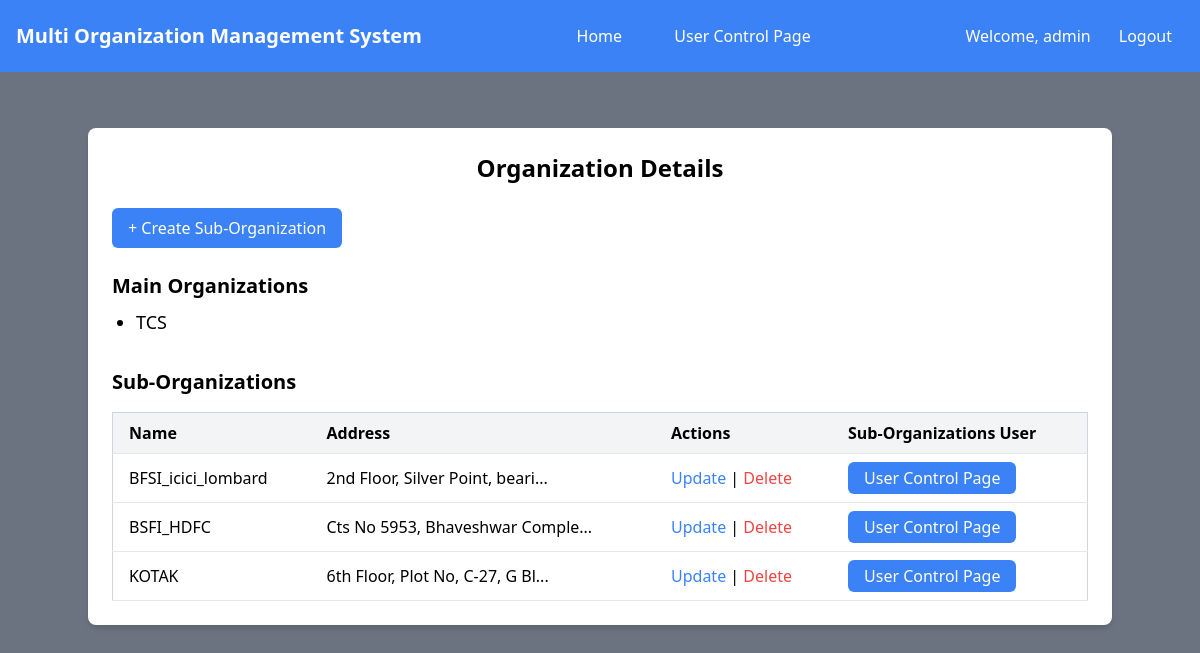
The page / (signed in) on the database its author committed.
### org/models.py (models this page shows, shortened)
class CustomUser(AbstractUser):
    organization = models.ForeignKey(
        Organization,
        on_delete=models.CASCADE,
        null=True,
        blank=True,
        related_name="members"  # Unique related name for organization members
    )
    role = models.ForeignKey(
        'Role',  # Reference to the Role model
        on_delete=models.SET_NULL,  # Keep the user if the role is deleted
        null=True,
        blank=True,
        related_name="users"  # Unique related name for users associated with a role
    )

class Organization(models.Model):
    name = models.CharField(max_length=255)
    address = models.TextField(blank=True, null=True)
    is_main = models.BooleanField(default=False)  # Identifies the main organization
    created_by = models.ForeignKey(
        'CustomUser',
        on_delete=models.CASCADE,
        related_name='organizations',
        null=True,
        blank=True,
        help_text="The superuser who created this organization"
    )
    parent = models.ForeignKey(
        'self',
        on_delete=models.CASCADE,
        null=True,
        blank=True,
        related_name='sub_organizations',
        help_text="The main organization this sub-organization belongs to"
    )

### org/views.py (the view)
# urls.py: path('', views.organization_list, name='organization_list'),  # org list for specific user
def organization_list(request):
        organizations = Organization.objects.filter(created_by=request.user)
        main_organizations = organizations.filter(is_main=True)
        sub_organizations = organizations.filter(is_main=False)
        return render(request, 'org_list.html', {
            'main_organizations': main_organizations,
            'sub_organizations': sub_organizations,
        })

### templates/org_list.html (shortened to what this page needs)
{% extends 'base.html' %}
{% block content %}
    <div class="bg-white p-6 shadow-md rounded-lg max-w-5xl mx-auto mt-8">
        <h1 class="text-2xl font-bold text-center mb-6">Organization Details</h1>
            <div  class="flex justify-start mb-6">
                <a href="{% url 'create_sub_organization' %}" class="bg-blue-500 hover:bg-blue-600 text-white py-2 px-4 rounded-md">
                    + Create Sub-Organization
                </a>
            </div>
        {% if main_organizations %}
            <div class="mb-6">
                <h2 class="text-xl font-semibold mb-2">Main Organizations</h2>
                <ul class="list-disc ml-6">
                    {% for org in main_organizations %}
                        <li class="text-lg">{{ org.name }}</li>
                    {% endfor %}
                </ul>
            </div>
        {% else %}
            <p>No main organizations found.</p>
        {% endif %}
        {% if sub_organizations %}
            <div class="mt-8">
                <h2 class="text-xl font-semibold mb-2">Sub-Organizations</h2>
                <table class="min-w-full bg-white border border-gray-300 mt-4">
                    <thead>
                        <tr class="bg-gray-100">
                            <th class="py-2 px-4 border-b text-left">Name</th>
                            <th class="py-2 px-4 border-b text-left">Address</th>
                            <th class="py-2 px-4 border-b text-left">Actions</th>
                            <th class="py-2 px-4 border-b text-left">Sub-Organizations User  </th>
                        </tr>
                    </thead>
                    <tbody>
                        {% for sub_org in sub_organizations %}
                            <tr class="hover:bg-gray-50">
                                <td class="py-2 px-4 border-b">{{ sub_org.name }}</td>
                                <td class="py-2 px-4 border-b">
                                    {% if sub_org.address %}
                                        {{ sub_org.address|slice:":30" }}{% if sub_org.address|length > 30 %}...{% endif %}
                                    {% else %}
                                        N/A
                                    {% endif %}
                                </td>
                                <td class="py-2 px-4 border-b">
                                    <a href="{% url 'update_sub_organization' sub_org.id  %}" class="text-blue-500 hover:text-blue-700">Update</a> |
                                    <a href="{% url 'delete_sub_org' sub_org.id  %}" class="text-red-500 hover:text-red-700"
                                       onclick="return confirmDeletion();">
                                       Delete
                                    </a>
                                </td>
                                <td class="py-2 px-4 border-b">
                                    <a href="{% url 'user_list' %}" class="bg-blue-500 hover:bg-blue-700 text-white py-1 px-4 rounded-md inline-block">
                                        User Control Page
                                    </a>
                                </td>
                            </tr>
                        {% endfor %}
                    </tbody>
                </table>
            </div>
        {% else %}
            <p>No sub-organizations found.</p>
        {% endif %}
    </div>
{% endblock %}

### templates/base.html (shortened to what this page needs)
<!DOCTYPE html>
<html lang="en">
<head>
    <script src="https://cdn.tailwindcss.com"></script>
</head>
<body class="bg-gray-500">
    <header class="bg-blue-500 text-white p-4">
        <div class="max-w-screen-xl mx-auto flex justify-between items-center">
            <div class="text-xl font-semibold text-white">
                <a href="{%  url 'user_list' %}">
                <span>Multi Organization Management System</span></a>
            </div>
            <div class="flex-1 text-center">
                <nav class="space-x-6">
                    <a href="/" class="hover:bg-blue-600 px-3 py-2 rounded-md">Home</a>
                    <a href="{% url 'user_list' %}" class="hover:bg-blue-600 px-3 py-2 rounded-md">User Control Page</a>
                </nav>
            </div>
            <div class="flex items-center space-x-4">
                {% if user.is_authenticated %}
                    <span class="text-white">Welcome, {{ user.username }}</span>
                    <a href="{% url 'logout' %}" class="text-white hover:bg-blue-600 px-3 py-2 rounded-md">Logout</a>
                {% else %}
                    <a href="admin/login/?next=/admin/" class="text-white hover:bg-blue-600 px-3 py-2 rounded-md">Login</a>
                {% endif %}
            </div>
        </div>
    </header>
    <main class="max-w-screen-xl mx-auto p-6">
        {% block content %}
        {% endblock %}
    </main>
</body>
</html>

### rows shown on the page
CustomUser: username "admin"
Organization: name "TCS"
Organization: name "BFSI_icici_lombard", address "2nd Floor, Silver Point, beari"
Organization: name "BSFI_HDFC", address "Cts No 5953, Bhaveshwar Comple"
Organization: name "KOTAK", address "6th Floor, Plot No, C-27, G Bl"
